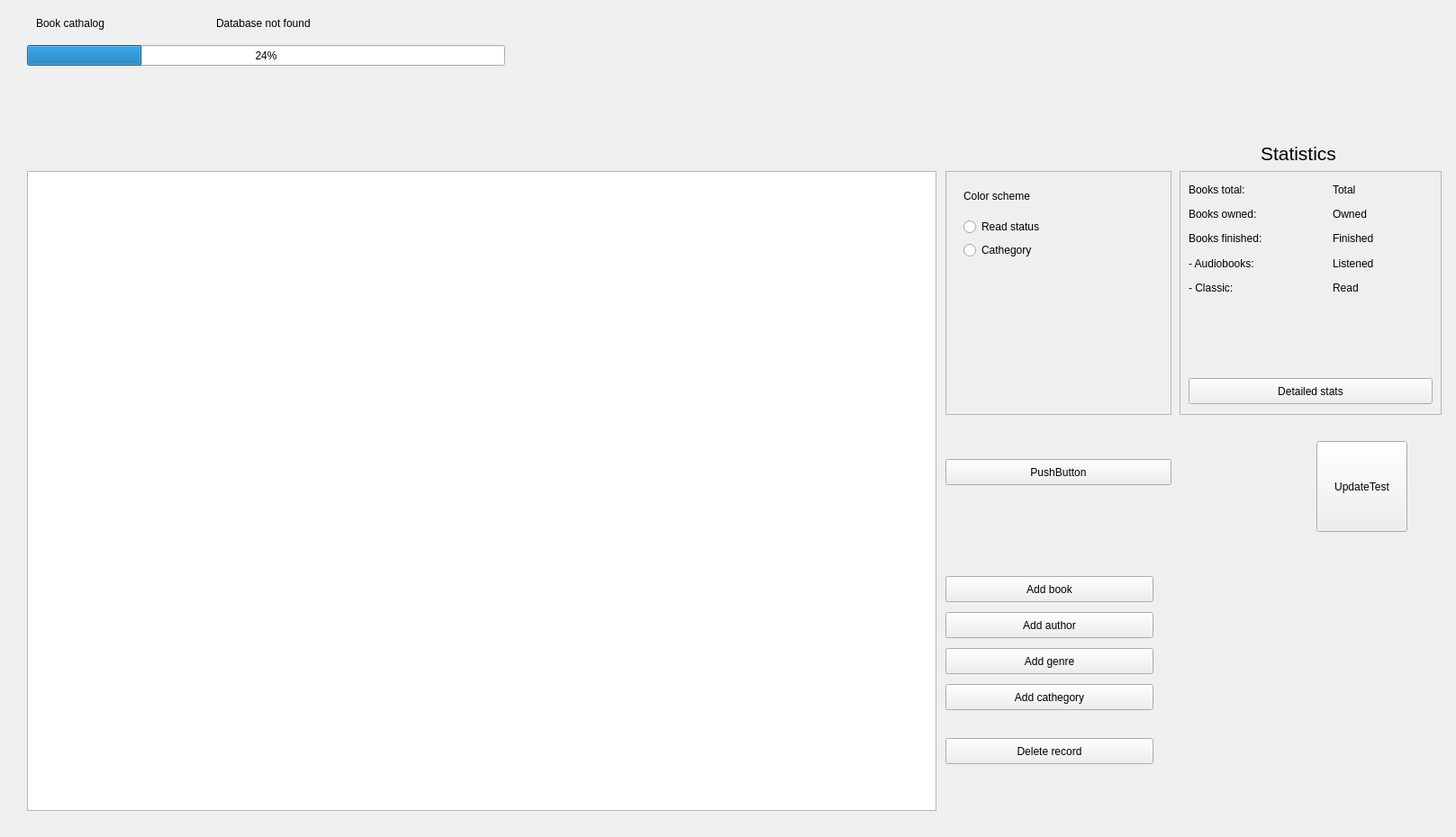
<?xml version="1.0" encoding="UTF-8"?>
<ui version="4.0">
 <class>bookswindow</class>
 <widget class="QWidget" name="bookswindow">
  <property name="geometry">
   <rect>
    <x>0</x>
    <y>0</y>
    <width>1617</width>
    <height>930</height>
   </rect>
  </property>
  <property name="windowTitle">
   <string>Form</string>
  </property>
  <widget class="QPushButton" name="add_book">
   <property name="geometry">
    <rect>
     <x>1050</x>
     <y>640</y>
     <width>231</width>
     <height>29</height>
    </rect>
   </property>
   <property name="text">
    <string>Add book</string>
   </property>
  </widget>
  <widget class="QPushButton" name="add_author">
   <property name="geometry">
    <rect>
     <x>1050</x>
     <y>680</y>
     <width>231</width>
     <height>29</height>
    </rect>
   </property>
   <property name="text">
    <string>Add author</string>
   </property>
  </widget>
  <widget class="QPushButton" name="add_genre">
   <property name="geometry">
    <rect>
     <x>1050</x>
     <y>720</y>
     <width>231</width>
     <height>29</height>
    </rect>
   </property>
   <property name="text">
    <string>Add genre</string>
   </property>
  </widget>
  <widget class="QLabel" name="label">
   <property name="geometry">
    <rect>
     <x>40</x>
     <y>0</y>
     <width>321</width>
     <height>51</height>
    </rect>
   </property>
   <property name="text">
    <string>Book cathalog</string>
   </property>
  </widget>
  <widget class="QLabel" name="label_isopen">
   <property name="geometry">
    <rect>
     <x>240</x>
     <y>0</y>
     <width>141</width>
     <height>51</height>
    </rect>
   </property>
   <property name="text">
    <string>Database not found</string>
   </property>
  </widget>
  <widget class="QTableView" name="tableView">
   <property name="geometry">
    <rect>
     <x>30</x>
     <y>190</y>
     <width>1010</width>
     <height>711</height>
    </rect>
   </property>
   <property name="styleSheet">
    <string notr="true"/>
   </property>
   <property name="selectionMode">
    <enum>QAbstractItemView::SingleSelection</enum>
   </property>
   <property name="selectionBehavior">
    <enum>QAbstractItemView::SelectRows</enum>
   </property>
  </widget>
  <widget class="QPushButton" name="delete_book">
   <property name="geometry">
    <rect>
     <x>1050</x>
     <y>820</y>
     <width>231</width>
     <height>29</height>
    </rect>
   </property>
   <property name="text">
    <string>Delete record</string>
   </property>
  </widget>
  <widget class="QPushButton" name="add_cat">
   <property name="geometry">
    <rect>
     <x>1050</x>
     <y>760</y>
     <width>231</width>
     <height>29</height>
    </rect>
   </property>
   <property name="text">
    <string>Add cathegory</string>
   </property>
  </widget>
  <widget class="QProgressBar" name="progressBar">
   <property name="geometry">
    <rect>
     <x>30</x>
     <y>50</y>
     <width>531</width>
     <height>23</height>
    </rect>
   </property>
   <property name="value">
    <number>24</number>
   </property>
  </widget>
  <widget class="QPushButton" name="pushButton">
   <property name="geometry">
    <rect>
     <x>1050</x>
     <y>510</y>
     <width>251</width>
     <height>29</height>
    </rect>
   </property>
   <property name="text">
    <string>PushButton</string>
   </property>
  </widget>
  <widget class="QFrame" name="frame">
   <property name="geometry">
    <rect>
     <x>1050</x>
     <y>190</y>
     <width>251</width>
     <height>271</height>
    </rect>
   </property>
   <property name="frameShape">
    <enum>QFrame::StyledPanel</enum>
   </property>
   <property name="frameShadow">
    <enum>QFrame::Raised</enum>
   </property>
   <widget class="QWidget" name="layoutWidget">
    <property name="geometry">
     <rect>
      <x>20</x>
      <y>10</y>
      <width>123</width>
      <height>88</height>
     </rect>
    </property>
    <layout class="QVBoxLayout" name="verticalLayout">
     <item>
      <widget class="QLabel" name="label_2">
       <property name="text">
        <string>Color scheme</string>
       </property>
      </widget>
     </item>
     <item>
      <widget class="QRadioButton" name="radioButton">
       <property name="text">
        <string>Read status</string>
       </property>
      </widget>
     </item>
     <item>
      <widget class="QRadioButton" name="radioButton_2">
       <property name="text">
        <string>Cathegory</string>
       </property>
      </widget>
     </item>
    </layout>
   </widget>
  </widget>
  <widget class="QFrame" name="frame_3">
   <property name="geometry">
    <rect>
     <x>1310</x>
     <y>190</y>
     <width>291</width>
     <height>271</height>
    </rect>
   </property>
   <property name="frameShape">
    <enum>QFrame::StyledPanel</enum>
   </property>
   <property name="frameShadow">
    <enum>QFrame::Raised</enum>
   </property>
   <widget class="QPushButton" name="pushButton_3">
    <property name="geometry">
     <rect>
      <x>10</x>
      <y>230</y>
      <width>271</width>
      <height>29</height>
     </rect>
    </property>
    <property name="text">
     <string>Detailed stats</string>
    </property>
   </widget>
   <widget class="QWidget" name="">
    <property name="geometry">
     <rect>
      <x>10</x>
      <y>10</y>
      <width>101</width>
      <height>130</height>
     </rect>
    </property>
    <layout class="QVBoxLayout" name="verticalLayout_2">
     <item>
      <widget class="QLabel" name="label_4">
       <property name="text">
        <string>Books total:</string>
       </property>
      </widget>
     </item>
     <item>
      <widget class="QLabel" name="label_6">
       <property name="text">
        <string>Books owned:</string>
       </property>
      </widget>
     </item>
     <item>
      <widget class="QLabel" name="label_3">
       <property name="text">
        <string>Books finished:</string>
       </property>
      </widget>
     </item>
     <item>
      <widget class="QLabel" name="label_11">
       <property name="text">
        <string>- Audiobooks:</string>
       </property>
      </widget>
     </item>
     <item>
      <widget class="QLabel" name="label_8">
       <property name="text">
        <string>- Classic:</string>
       </property>
      </widget>
     </item>
    </layout>
   </widget>
   <widget class="QWidget" name="">
    <property name="geometry">
     <rect>
      <x>170</x>
      <y>10</y>
      <width>57</width>
      <height>130</height>
     </rect>
    </property>
    <layout class="QVBoxLayout" name="verticalLayout_3">
     <item>
      <widget class="QLabel" name="label_total">
       <property name="text">
        <string>Total</string>
       </property>
      </widget>
     </item>
     <item>
      <widget class="QLabel" name="label_10">
       <property name="text">
        <string>Owned</string>
       </property>
      </widget>
     </item>
     <item>
      <widget class="QLabel" name="label_finished">
       <property name="text">
        <string>Finished</string>
       </property>
      </widget>
     </item>
     <item>
      <widget class="QLabel" name="label_listened">
       <property name="text">
        <string>Listened</string>
       </property>
      </widget>
     </item>
     <item>
      <widget class="QLabel" name="label_read">
       <property name="text">
        <string>Read</string>
       </property>
      </widget>
     </item>
    </layout>
   </widget>
  </widget>
  <widget class="QPushButton" name="pushButton_2">
   <property name="geometry">
    <rect>
     <x>1462</x>
     <y>490</y>
     <width>101</width>
     <height>101</height>
    </rect>
   </property>
   <property name="text">
    <string>UpdateTest</string>
   </property>
  </widget>
  <widget class="QLabel" name="label_7">
   <property name="geometry">
    <rect>
     <x>1400</x>
     <y>160</y>
     <width>171</width>
     <height>20</height>
    </rect>
   </property>
   <property name="font">
    <font>
     <pointsize>16</pointsize>
    </font>
   </property>
   <property name="text">
    <string>Statistics</string>
   </property>
  </widget>
  <zorder>frame</zorder>
  <zorder>add_book</zorder>
  <zorder>add_author</zorder>
  <zorder>add_genre</zorder>
  <zorder>label</zorder>
  <zorder>label_isopen</zorder>
  <zorder>tableView</zorder>
  <zorder>delete_book</zorder>
  <zorder>add_cat</zorder>
  <zorder>progressBar</zorder>
  <zorder>pushButton</zorder>
  <zorder>frame_3</zorder>
  <zorder>pushButton_2</zorder>
  <zorder>label_7</zorder>
 </widget>
 <resources/>
 <connections>
  <connection>
   <sender>pushButton_2</sender>
   <signal>clicked()</signal>
   <receiver>bookswindow</receiver>
   <slot>updateWindow()</slot>
   <hints>
    <hint type="sourcelabel">
     <x>1497</x>
     <y>516</y>
    </hint>
    <hint type="destinationlabel">
     <x>1462</x>
     <y>649</y>
    </hint>
   </hints>
  </connection>
 </connections>
 <slots>
  <slot>updateWindow()</slot>
 </slots>
</ui>
